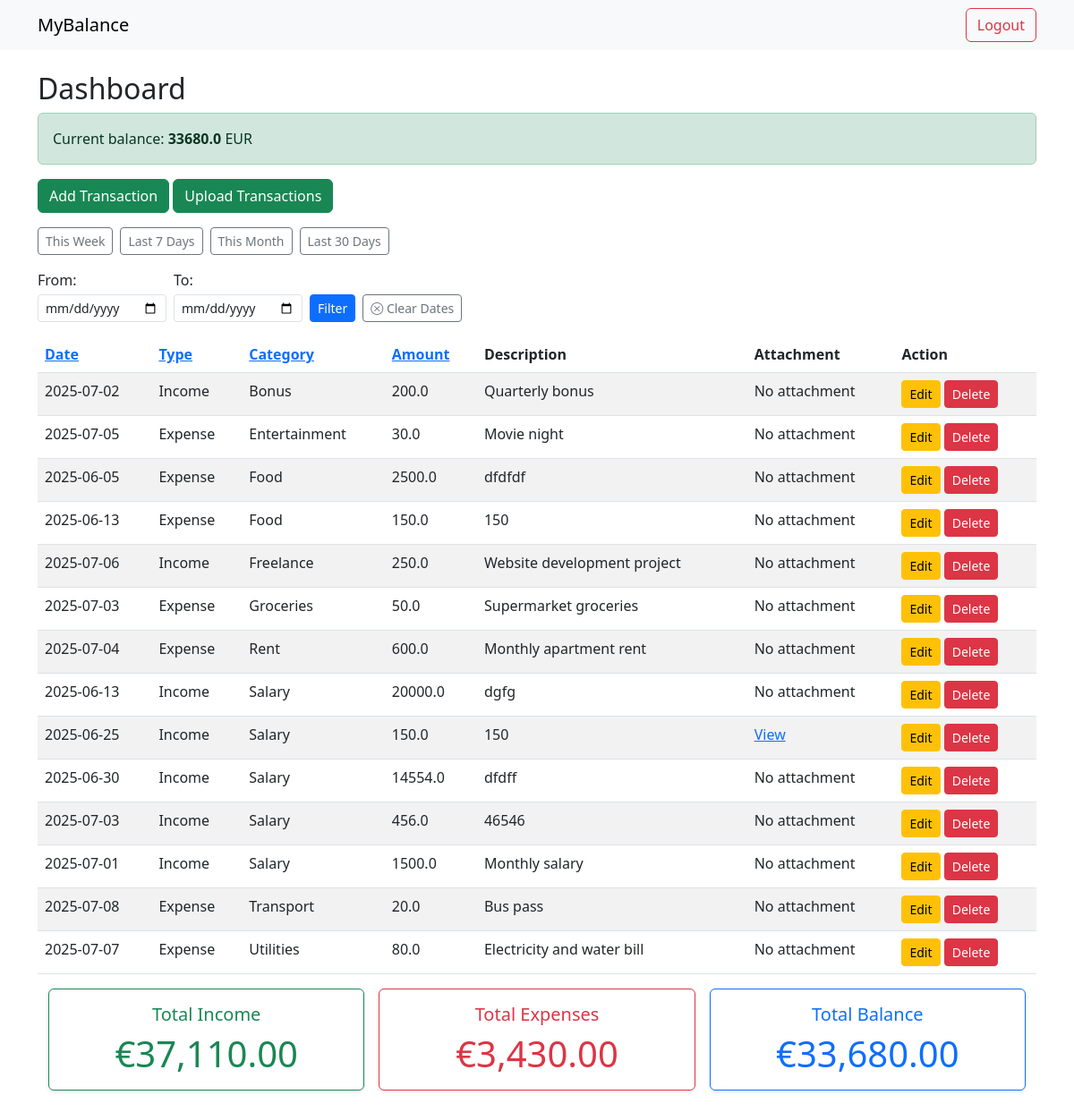
The app's page /dashboard?sort_by=category&order=asc (signed in) with its own data.
### tables this page shows
CREATE TABLE transactions (
              id INTEGER PRIMARY KEY AUTOINCREMENT,
              user_id INTEGER,
              date TEXT,
              type TEXT,
              category TEXT,
              amount REAL,
              description TEXT, attachment TEXT,
              FOREIGN KEY(user_id) REFERENCES users(id)
              );

### app.py (the view)
@app.route('/dashboard')
def dashboard():
        if 'user_id' not in session:
            return redirect(url_for('login'))
        sort_by=request.args.get('sort_by','date')
        order=request.args.get('order','desc')
        if sort_by not in ['date','type','amount', 'category']:
             sort_by='date'
        if order not in ['asc', 'desc']:
             order='desc'
        date_from=request.args.get('from')
        date_to=request.args.get('to')
        preset=request.args.get('preset')
        today=date.today()
        if preset=='this_week':
             start_of_week=today-timedelta(days=today.weekday())
             date_from=start_of_week.isoformat()
             date_to=today.isoformat()
        elif preset=='last_7_days':
             date_from=(today-timedelta(days=6)).isoformat()
             date_to=today.isoformat()
        elif preset=='this_month':
             date_from=(today.replace(day=1)).isoformat()
             date_to=today.isoformat()
        elif preset=='last_30_days':
             date_from=(today-timedelta(days=29)).isoformat()
             date_to=today.isoformat()
        query='''
            SELECT id, date, type, category, amount, description, attachment
            FROM transactions
            WHERE user_id=?
        '''
        params=[session['user_id']]
        if date_from:
             query+=" AND date>=?"
             params.append(date_from)
        if date_to:
             query+=" AND date<=?"
             params.append(date_to)
        query+= f"ORDER BY {sort_by} {order}"
        conn=get_db_conn()
        c=conn.cursor()
        c.execute(query, tuple(params))
        transactions=c.fetchall()
        query_current = '''SELECT
                        COALESCE(SUM(CASE WHEN type='Income' THEN amount ELSE 0 END),0) -
                        COALESCE(SUM(CASE WHEN type='Expense' THEN amount ELSE 0 END),0) AS balance
                        FROM transactions
                        WHERE user_id=?'''
        c.execute(query_current, (session['user_id'],))
        current_balance = c.fetchone()['balance']
        query_totals='''
                    SELECT
                    COALESCE(SUM(CASE WHEN type='Income' THEN amount ELSE 0 END),0)-
                    COALESCE(SUM(CASE WHEN type='Expense' THEN amount ELSE 0 END),0) AS balance,
                    COALESCE(SUM(CASE WHEN type='Income' THEN amount ELSE 0 END),0) AS total_income,
                    COALESCE(SUM(CASE WHEN type='Expense' THEN amount ELSE 0 END),0) AS total_expenses
                    FROM transactions
                    WHERE user_id=?

                  '''
        params_totals=[session['user_id']]
        if date_from:
            query_totals+= ' AND date>=?'
            params_totals.append(date_from)
        if date_to:
            query_totals+= ' AND date<=?'
            params_totals.append(date_to)
        c.execute(query_totals, tuple(params_totals))
        row=c.fetchone()
        total_income=row['total_income']
        total_expenses=row['total_expenses']
        balance=row['balance']
        conn.close()
        return render_template('dashboard.html', transactions=transactions, sort_by=sort_by, order=order, date_from=date_from,
                               date_to=date_to, balance=balance, total_income=total_income,total_expenses=total_expenses, current_balance=current_balance)

### app.py (called while the page is built)
def get_db_conn():
     conn=sqlite3.connect(DATABASE)
     conn.row_factory=sqlite3.Row
     return conn

### templates/dashboard.html (shortened to what this page needs)
{% extends 'base.html' %}
{% block content %}
<h2>Dashboard</h2>
<div class="alert {% if balance>=0 %} alert-success {% else %} alert-danger {% endif %}" role="alert">
    Current balance: <strong>{{current_balance}}</strong> EUR
</div>
<a href="{{ url_for('add') }}" class="btn btn-success mb-3">Add Transaction</a>
<a href="{{ url_for('import_transactions') }}" class="btn btn-success mb-3">Upload Transactions</a>
<form method="get" class="d-flex align-items-end gap-2 mb-3" style="flex-wrap: wrap; max-width: 600px;">
      <div class="col-auto">
        <a href="{{ url_for('dashboard', preset='this_week')}}" class="btn btn-outline-secondary btn-sm">This Week</a>
    </div>
    <div class="col-auto">
        <a href="{{ url_for('dashboard', preset='last_7_days')}}" class="btn btn-outline-secondary btn-sm">Last 7 Days</a>
    </div>
    <div class="col-auto">
        <a href="{{ url_for('dashboard', preset='this_month')}}" class="btn btn-outline-secondary btn-sm">This Month</a>
    </div>
    <div class="col-auto">
        <a href="{{ url_for('dashboard', preset='last_30_days')}}" class="btn btn-outline-secondary btn-sm">Last 30 Days</a>
    </div>
    <div class="col-auto">
        <label for="from" class="form-label mb-1">From:</label>
        <input type="date" name="from" id="from" class="form-control form-control-sm" value="{{ date_from or ''}}">
    </div>
    <div class="col-auto">
        <label for="to" class="form-label mb-1">To:</label>
        <input type="date" name="to" id="to" class="form-control form-control-sm" value="{{ date_to or ''}}">
    </div>
    <div class="col-auto">
        <button type="submit" class="btn btn-sm btn-primary">Filter</button>
    </div>
    <div class="col-auto">
        <a href="{{ url_for('dashboard')}}" class="btn btn-outline-secondary btn-sm">
            <i class="bi bi-x-circle"></i> Clear Dates</a>
    </div>
</form>
<table class="table table-striped">
    <thead>
        <tr>
            <th><a href="{{ url_for('dashboard',sort_by='date', order='asc' if sort_by!='date' or order=='desc' else 'desc' ) }}">Date</a></th>
            <th><a href="{{ url_for('dashboard', sort_by='type', order='asc' if sort_by!='type' or order=='desc' else 'desc')}}">Type</a></th>
            <th><a href="{{ url_for ('dashboard', sort_by='category', order='asc' if sort_by!='category' or order=='desc' else 'desc')}}">Category</a></th>
            <th><a href ="{{ url_for('dashboard', sort_by='amount', order='asc' if sort_by!='amount' or order=='desc' else 'desc')}}">Amount</a></th>
            <th>Description</th>
            <th>Attachment</th>
            <th>Action</th>
        </tr>
    </thead>
    <tbody>
        {% for t in transactions %}
        <tr>
            <td>{{ t['date'] }}</td>
            <td>{{ t['type'] }}</td>
            <td>{{ t['category'] }}</td>
            <td>{{ t['amount'] }}</td>
            <td>{{ t['description'] }}</td>
            <td>
                {% if  t['attachment']%}
                    <a href="{{ url_for('static', filename='uploads/'+t['attachment'])}}" target="_blank">View</a>
                {% else %}
                    No attachment
                {% endif %}
               </td>
            <td >
                <a href="{{url_for('update', id=t['id'])}}" class="btn btn-sm btn-warning">Edit</a>
                <a href="{{ url_for('confirm_delete', id=t['id'], target='record')}}" class="btn btn-sm btn-danger">Delete</a>
            </td>
        </tr>
        {% endfor %}
    </tbody>
</table>
<div class="container mb-4">
  <div class="row g-3">
    {% if date_from or date_to %}
      <div class="col-md-4">
        <div class="card border-success shadow-sm">
          <div class="card-body text-center">
            <h5 class="card-title text-success">Income for period</h5>
            <p class="card-text display-6 text-success ">€{{ "{:,.2f}".format(total_income) }}</p>
          </div>
        </div>
      </div>
      <div class="col-md-4">
        <div class="card border-danger shadow-sm">
          <div class="card-body text-center">
            <h5 class="card-title text-danger">Expenses for period</h5>
            <p class="card-text display-6 text-danger ">€{{ "{:,.2f}".format(total_expenses) }}</p>
          </div>
        </div>
      </div>
      <div class="col-md-4">
        <div class="card border-primary shadow-sm">
          <div class="card-body text-center">
            <h5 class="card-title text-primary">Balance for period</h5>
            <p class="card-text display-6 text-primary">€{{ "{:,.2f}".format(balance) }}</p>
          </div>
        </div>
      </div>
    {% else %}
      <div class="col-md-4">
        <div class="card border-success shadow-sm">
          <div class="card-body text-center">
            <h5 class="card-title text-success">Total Income</h5>
             <p class="card-text display-6 text-success ">€{{ "{:,.2f}".format(total_income) }}</p>
          </div>
        </div>
      </div>
      <div class="col-md-4">
        <div class="card border-danger shadow-sm">
          <div class="card-body text-center">
            <h5 class="card-title text-danger">Total Expenses</h5>
            <p class="card-text display-6 text-danger ">€{{ "{:,.2f}".format(total_expenses) }}</p>
          </div>
        </div>
      </div>
      <div class="col-md-4">
        <div class="card border-primary shadow-sm">
          <div class="card-body text-center">
            <h5 class="card-title text-primary">Total Balance</h5>
           <p class="card-text display-6 text-primary">€{{ "{:,.2f}".format(balance) }}</p>
          </div>
        </div>
      </div>
    {% endif %}
  </div>
</div>
{% endblock %}

### records on screen
transactions: date "2025-07-02", type "Income", category "Bonus", amount "200.0", description "Quarterly bonus", shows "No attachment"
transactions: date "2025-07-05", type "Expense", category "Entertainment", amount "30.0", description "Movie night", shows "No attachment"
transactions: date "2025-06-05", type "Expense", category "Food", amount "2500.0", description "dfdfdf", shows "No attachment"
transactions: date "2025-06-13", type "Expense", category "Food", amount "150.0", description "150", shows "No attachment"
transactions: date "2025-07-06", type "Income", category "Freelance", amount "250.0", description "Website development project", shows "No attachment"
transactions: date "2025-07-03", type "Expense", category "Groceries", amount "50.0", description "Supermarket groceries", shows "No attachment"
transactions: date "2025-07-04", type "Expense", category "Rent", amount "600.0", description "Monthly apartment rent", shows "No attachment"
transactions: date "2025-06-13", type "Income", category "Salary", amount "20000.0", description "dgfg", shows "No attachment"
transactions: date "2025-06-25", type "Income", category "Salary", amount "150.0", description "150"
transactions: date "2025-06-30", type "Income", category "Salary", amount "14554.0", description "dfdff", shows "No attachment"
transactions: date "2025-07-03", type "Income", category "Salary", amount "456.0", description "46546", shows "No attachment"
transactions: date "2025-07-01", type "Income", category "Salary", amount "1500.0", description "Monthly salary", shows "No attachment"
transactions: date "2025-07-08", type "Expense", category "Transport", amount "20.0", description "Bus pass", shows "No attachment"
transactions: date "2025-07-07", type "Expense", category "Utilities", amount "80.0", description "Electricity and water bill", shows "No attachment"

### other values on screen
{{ current_balance }} "33680.0"
{{ "{:,.2f}".format(total_income) }} "37,110.00"
{{ "{:,.2f}".format(total_expenses) }} "3,430.00"
{{ "{:,.2f}".format(balance) }} "33,680.00"
